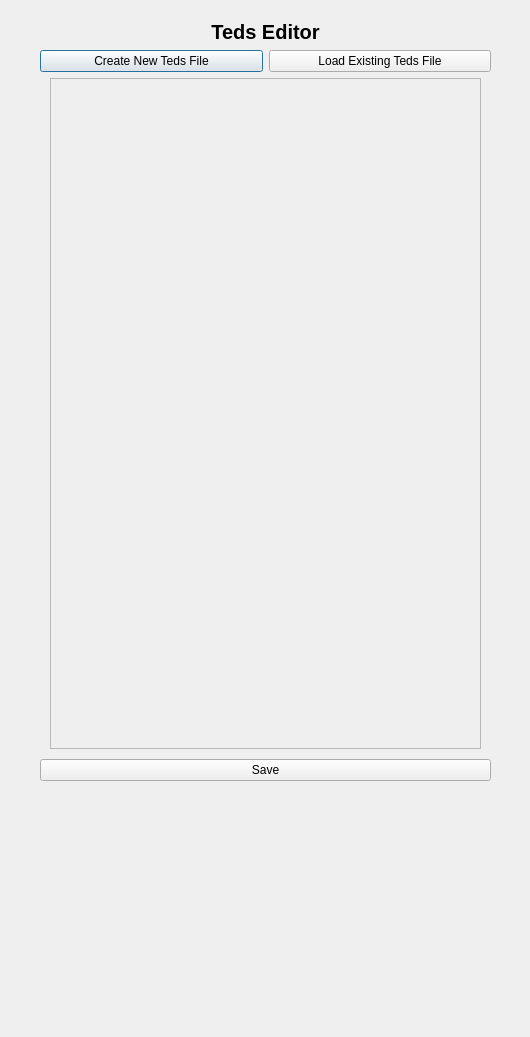
<?xml version="1.0" encoding="UTF-8"?>
<ui version="4.0">
 <class>Dialog</class>
 <widget class="QDialog" name="Dialog">
  <property name="geometry">
   <rect>
    <x>0</x>
    <y>0</y>
    <width>530</width>
    <height>1037</height>
   </rect>
  </property>
  <property name="sizePolicy">
   <sizepolicy hsizetype="Expanding" vsizetype="Expanding">
    <horstretch>0</horstretch>
    <verstretch>0</verstretch>
   </sizepolicy>
  </property>
  <property name="windowTitle">
   <string>Dialog</string>
  </property>
  <widget class="QWidget" name="verticalLayoutWidget">
   <property name="geometry">
    <rect>
     <x>40</x>
     <y>20</y>
     <width>451</width>
     <height>761</height>
    </rect>
   </property>
   <layout class="QVBoxLayout" name="teds_layout_main">
    <item>
     <widget class="QLabel" name="teds_label_heading">
      <property name="font">
       <font>
        <family>Arial</family>
        <pointsize>15</pointsize>
        <bold>true</bold>
       </font>
      </property>
      <property name="text">
       <string>Teds Editor</string>
      </property>
      <property name="alignment">
       <set>Qt::AlignmentFlag::AlignCenter</set>
      </property>
     </widget>
    </item>
    <item>
     <layout class="QHBoxLayout" name="horizontalLayout">
      <item>
       <widget class="QPushButton" name="teds_button_new">
        <property name="text">
         <string>Create New Teds File</string>
        </property>
       </widget>
      </item>
      <item>
       <widget class="QPushButton" name="teds_button_load">
        <property name="text">
         <string>Load Existing Teds File</string>
        </property>
       </widget>
      </item>
     </layout>
    </item>
    <item>
     <widget class="PyMATedsWidget" name="teds_widget_main" native="true">
      <property name="sizePolicy">
       <sizepolicy hsizetype="Preferred" vsizetype="Expanding">
        <horstretch>0</horstretch>
        <verstretch>0</verstretch>
       </sizepolicy>
      </property>
      <property name="minimumSize">
       <size>
        <width>250</width>
        <height>250</height>
       </size>
      </property>
      <widget class="QScrollArea" name="teds_scroll_area">
       <property name="geometry">
        <rect>
         <x>10</x>
         <y>0</y>
         <width>431</width>
         <height>671</height>
        </rect>
       </property>
       <property name="sizePolicy">
        <sizepolicy hsizetype="Preferred" vsizetype="Expanding">
         <horstretch>0</horstretch>
         <verstretch>0</verstretch>
        </sizepolicy>
       </property>
       <property name="minimumSize">
        <size>
         <width>0</width>
         <height>499</height>
        </size>
       </property>
       <property name="maximumSize">
        <size>
         <width>16777215</width>
         <height>16777215</height>
        </size>
       </property>
       <property name="widgetResizable">
        <bool>true</bool>
       </property>
       <widget class="QWidget" name="teds_scroll_area_content">
        <property name="geometry">
         <rect>
          <x>0</x>
          <y>0</y>
          <width>429</width>
          <height>18</height>
         </rect>
        </property>
        <property name="sizePolicy">
         <sizepolicy hsizetype="Preferred" vsizetype="Fixed">
          <horstretch>0</horstretch>
          <verstretch>0</verstretch>
         </sizepolicy>
        </property>
        <property name="minimumSize">
         <size>
          <width>0</width>
          <height>0</height>
         </size>
        </property>
        <layout class="QVBoxLayout" name="teds_layout_data"/>
       </widget>
      </widget>
     </widget>
    </item>
    <item>
     <widget class="QPushButton" name="teds_button_save">
      <property name="text">
       <string>Save</string>
      </property>
     </widget>
    </item>
   </layout>
  </widget>
 </widget>
 <customwidgets>
  <customwidget>
   <class>PyMATedsWidget</class>
   <extends>QWidget</extends>
   <header>custom_widgets/teds_widget</header>
   <container>1</container>
   <slots>
    <slot>teds_button_load_pressed()</slot>
   </slots>
  </customwidget>
 </customwidgets>
 <resources/>
 <connections>
  <connection>
   <sender>teds_button_load</sender>
   <signal>clicked()</signal>
   <receiver>teds_widget_main</receiver>
   <slot>teds_button_load_pressed()</slot>
   <hints>
    <hint type="sourcelabel">
     <x>392</x>
     <y>59</y>
    </hint>
    <hint type="destinationlabel">
     <x>462</x>
     <y>119</y>
    </hint>
   </hints>
  </connection>
 </connections>
</ui>
